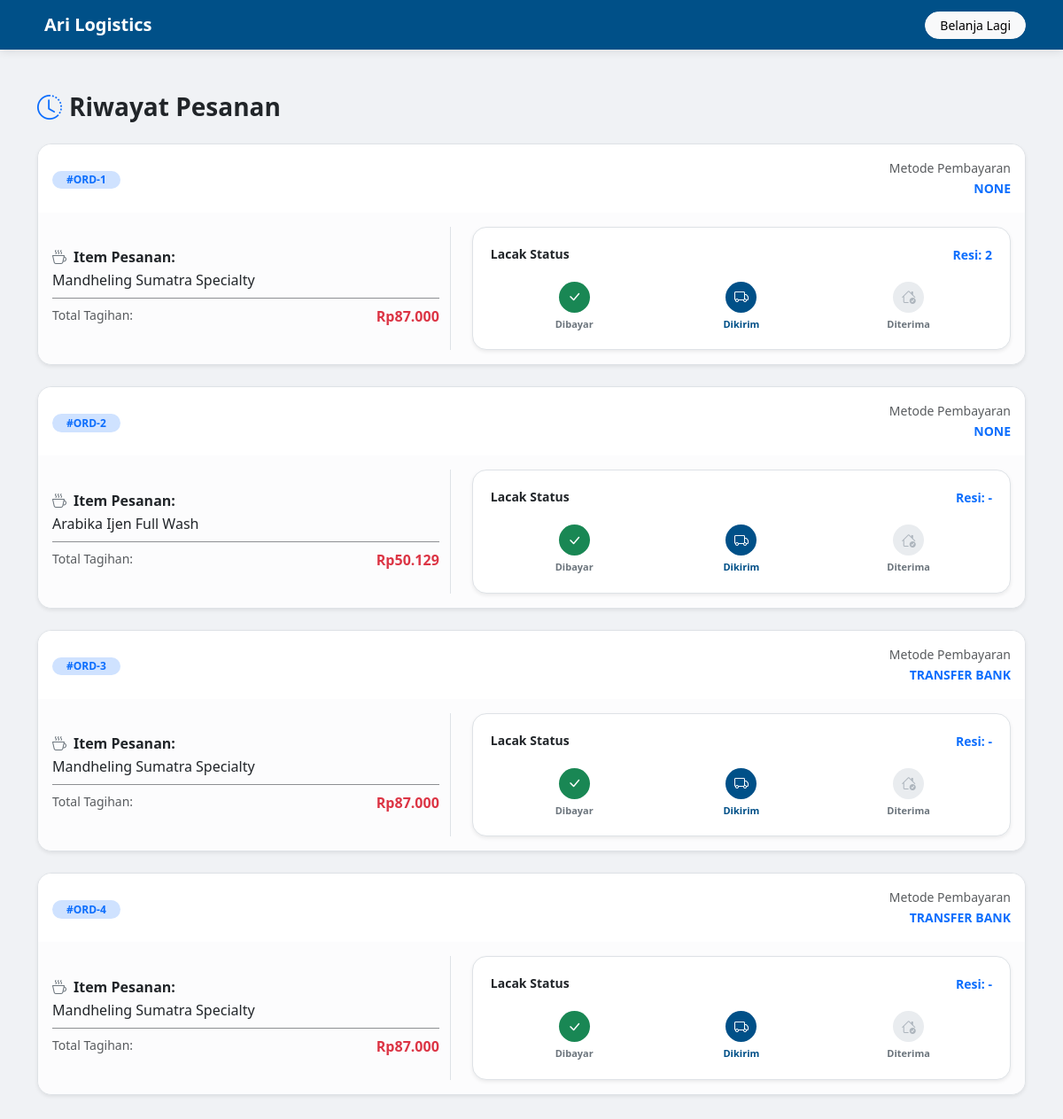
The page /track (signed in) on the database its author committed.
### app.py (models this page shows)
class Order(db.Model):
    id = db.Column(db.Integer, primary_key=True)
    user_id = db.Column(db.Integer, db.ForeignKey('user.id'), nullable=False)
    items = db.Column(db.String(500), nullable=False)
    total_harga = db.Column(db.Integer, nullable=False)
    status = db.Column(db.String(50), default='Diproses')
    resi = db.Column(db.String(100), default='-')
    metode_pembayaran = db.Column(db.String(50)) # KOLOM INI WAJIB ADA

### app.py (the view)
@app.route('/track')
@login_required
def track_orders():
    user_orders = Order.query.filter_by(user_id=current_user.id).all()
    return render_template('track.html', orders=user_orders)

### app.py (called while the page is built)
@login_manager.user_loader
def load_user(user_id):
    return User.query.get(int(user_id))

### templates/track.html (shortened to what this page needs)
<!DOCTYPE html>
<html lang="id">
<head>
    <link href="https://cdn.jsdelivr.net/npm/bootstrap@5.3.0/dist/css/bootstrap.min.css" rel="stylesheet">
    <link rel="stylesheet" href="https://cdn.jsdelivr.net/npm/bootstrap-icons@1.11.0/font/bootstrap-icons.css">
</head>
<body>
<nav class="navbar navbar-dark mb-5">
    <div class="container">
        <a class="navbar-brand fw-bold" href="/">Ari Logistics</a>
        <a href="/" class="btn btn-light btn-sm rounded-pill px-3">Belanja Lagi</a>
    </div>
</nav>
<div class="container pb-5">
    <h3 class="fw-bold mb-4"><i class="bi bi-clock-history me-2 text-primary"></i>Riwayat Pesanan</h3>
    {% if orders %}
        <div class="row">
            {% for o in orders %}
            <div class="col-12 mb-4">
                <div class="card card-order shadow-sm border">
                    <div class="card-header bg-white border-0 py-3 d-flex justify-content-between align-items-center">
                        <div>
                            <span class="badge bg-primary-subtle text-primary rounded-pill px-3">#ORD-{{ o.id }}</span>
                        </div>
                        <div class="text-end">
                            <span class="small text-muted d-block">Metode Pembayaran</span>
                            <span class="fw-bold small text-uppercase text-primary">{{ o.metode_pembayaran }}</span>
                        </div>
                    </div>
                    <div class="card-body bg-light-subtle">
                        <div class="row g-4 align-items-center">
                            <div class="col-md-5">
                                <h6 class="fw-bold mb-1"><i class="bi bi-cup-hot me-2 text-secondary"></i>Item Pesanan:</h6>
                                <p class="mb-0 text-dark">{{ o.items }}</p>
                                <hr class="my-2 opacity-50">
                                <div class="d-flex justify-content-between mt-2">
                                    <span class="text-muted small">Total Tagihan:</span>
                                    <span class="fw-bold text-danger">Rp{{ "{:,.0f}".format(o.total_harga).replace(',', '.') }}</span>
                                </div>
                            </div>
                            <div class="col-md-7 border-start ps-md-4">
                                <div class="status-tracker border shadow-sm rounded-4">
                                    <div class="d-flex justify-content-between align-items-center mb-3">
                                        <h6 class="fw-bold mb-0 small">Lacak Status</h6>
                                        <small class="text-primary fw-bold">Resi: {{ o.resi }}</small>
                                    </div>
                                    <div class="stepper">
                                        <div class="step completed">
                                            <div class="step-icon"><i class="bi bi-check-lg"></i></div>
                                            <div class="step-label">Dibayar</div>
                                        </div>
                                        <div class="step active">
                                            <div class="step-icon"><i class="bi bi-truck"></i></div>
                                            <div class="step-label">Dikirim</div>
                                        </div>
                                        <div class="step">
                                            <div class="step-icon"><i class="bi bi-house-check"></i></div>
                                            <div class="step-label">Diterima</div>
                                        </div>
                                    </div>
                                </div>
                            </div>
                        </div>
                    </div>
                </div>
            </div>
            {% endfor %}
        </div>
    {% endif %}
</div>
</body>
</html>

### templates/track.html (style rules this page uses)
body { background-color: #f0f2f5; font-family: 'Segoe UI', Tahoma, Geneva, Verdana, sans-serif; }
.navbar { background-color: #005088; box-shadow: 0 2px 10px rgba(0,0,0,0.1); }
.card-order { border: none; border-radius: 16px; overflow: hidden; transition: 0.3s; }
.status-tracker { background: #fff; padding: 20px; border-radius: 12px; }
.stepper { display: flex; justify-content: space-around; margin-top: 20px; position: relative; }
.step { text-align: center; width: 100%; position: relative; z-index: 1; }
.step-icon { width: 35px; height: 35px; border-radius: 50%; background: #e9ecef; display: inline-flex; align-items: center; justify-content: center; color: #adb5bd; font-weight: bold; margin-bottom: 5px; }
.step.active .step-icon { background: #005088; color: white; }
.step.completed .step-icon { background: #198754; color: white; }
.step-label { font-size: 11px; font-weight: 600; color: #6c757d; }
.step.active .step-label { color: #005088; }

### rows shown on the page
Order: id "1", metode_pembayaran "NONE", items "Mandheling Sumatra Specialty", total_harga "87.000", resi "2"
Order: id "2", metode_pembayaran "NONE", items "Arabika Ijen Full Wash", total_harga "50.129", resi "-"
Order: id "3", metode_pembayaran "TRANSFER BANK", items "Mandheling Sumatra Specialty", total_harga "87.000", resi "-"
Order: id "4", metode_pembayaran "TRANSFER BANK", items "Mandheling Sumatra Specialty", total_harga "87.000", resi "-"
